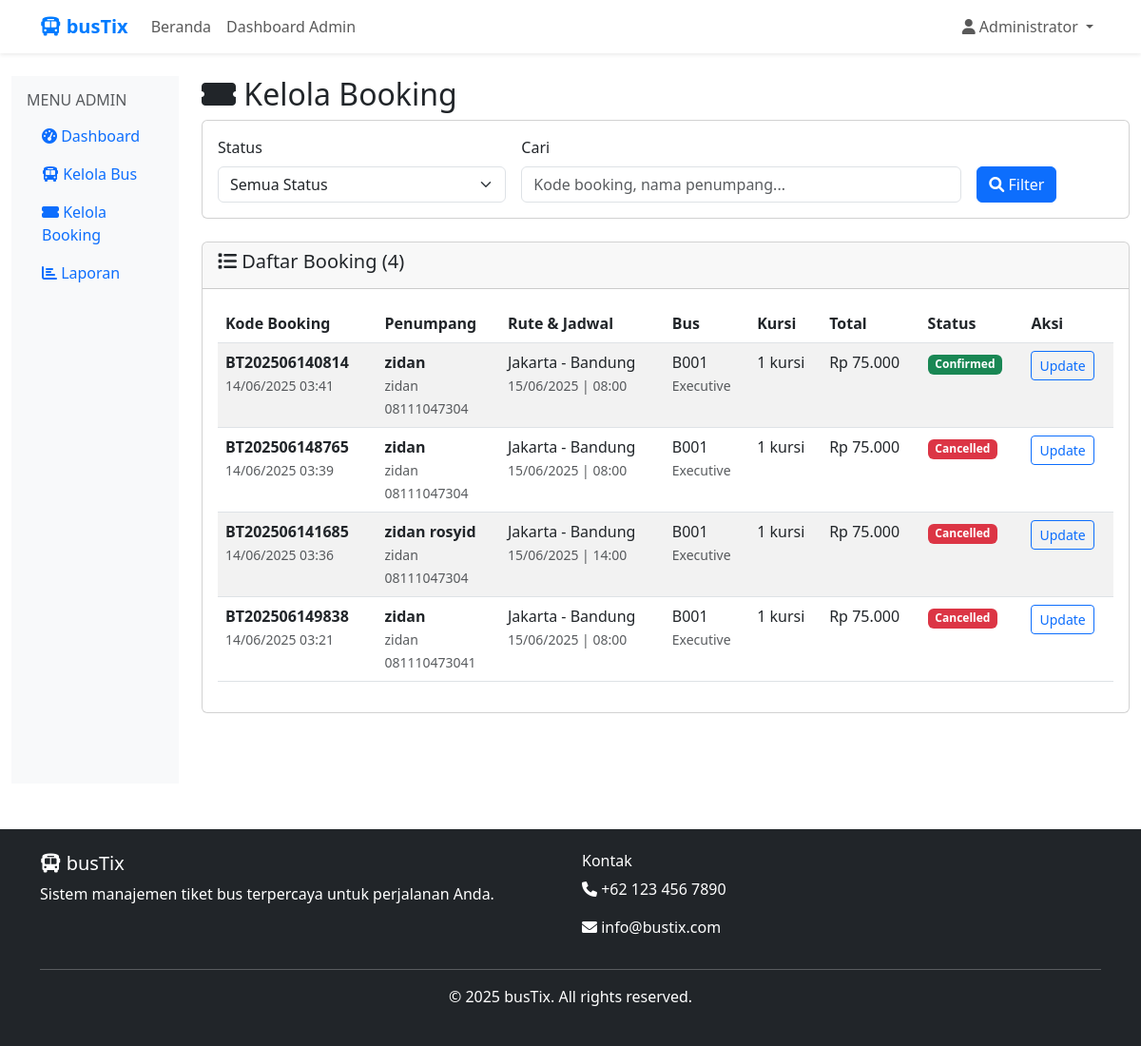
The app's page /admin/bookings.php (signed in) with its own data.
### tables this page shows
CREATE TABLE `bookings` (
  `id` int NOT NULL,
  `user_id` int NOT NULL,
  `schedule_id` int NOT NULL,
  `booking_code` varchar(20) NOT NULL,
  `passenger_name` varchar(100) NOT NULL,
  `passenger_phone` varchar(15) NOT NULL,
  `seat_numbers` text NOT NULL,
  `total_seats` int NOT NULL,
  `total_amount` decimal(10,2) NOT NULL,
  `booking_status` enum('pending','confirmed','cancelled','completed') DEFAULT 'pending',
  `payment_status` enum('pending','paid','refunded') DEFAULT 'pending',
  `payment_method` varchar(50) DEFAULT NULL,
  `booking_date` timestamp NULL DEFAULT CURRENT_TIMESTAMP,
  `updated_at` timestamp NULL DEFAULT CURRENT_TIMESTAMP ON UPDATE CURRENT_TIMESTAMP
);

CREATE TABLE `users` (
  `id` int NOT NULL,
  `username` varchar(50) NOT NULL,
  `email` varchar(100) NOT NULL,
  `password` varchar(255) NOT NULL,
  `full_name` varchar(100) NOT NULL,
  `phone` varchar(15) DEFAULT NULL,
  `role` enum('user','admin') DEFAULT 'user',
  `created_at` timestamp NULL DEFAULT CURRENT_TIMESTAMP,
  `updated_at` timestamp NULL DEFAULT CURRENT_TIMESTAMP ON UPDATE CURRENT_TIMESTAMP
);

CREATE TABLE `bus_routes` (
  `id` int NOT NULL,
  `route_name` varchar(100) NOT NULL,
  `origin` varchar(50) NOT NULL,
  `destination` varchar(50) NOT NULL,
  `distance_km` int NOT NULL,
  `duration_hours` decimal(3,1) NOT NULL,
  `created_at` timestamp NULL DEFAULT CURRENT_TIMESTAMP
);

CREATE TABLE `bus_schedules` (
  `id` int NOT NULL,
  `bus_id` int NOT NULL,
  `route_id` int NOT NULL,
  `departure_time` time NOT NULL,
  `arrival_time` time NOT NULL,
  `price` decimal(10,2) NOT NULL,
  `available_seats` int NOT NULL,
  `schedule_date` date NOT NULL,
  `status` enum('active','cancelled','completed') DEFAULT 'active',
  `created_at` timestamp NULL DEFAULT CURRENT_TIMESTAMP
);

CREATE TABLE `buses` (
  `id` int NOT NULL,
  `bus_number` varchar(20) NOT NULL,
  `bus_type` varchar(50) NOT NULL,
  `capacity` int NOT NULL,
  `facilities` text,
  `status` enum('active','maintenance','inactive') DEFAULT 'active',
  `created_at` timestamp NULL DEFAULT CURRENT_TIMESTAMP
);

### admin/bookings.php (the view, shortened to what this page needs)
<?php
include '../includes/header.php';
$database = new Database();
$db = $database->getConnection();
$search = isset($_GET['search']) ? $_GET['search'] : '';
$where_conditions = [];
$params = [];
$where_clause = !empty($where_conditions) ? "WHERE " . implode(" AND ", $where_conditions) : "";
$query = "SELECT b.*, u.full_name as user_name, u.email,
                 bs.departure_time, bs.arrival_time, bs.schedule_date,
                 br.route_name, br.origin, br.destination,
                 bus.bus_number, bus.bus_type
          FROM bookings b
          JOIN users u ON b.user_id = u.id
          JOIN bus_schedules bs ON b.schedule_id = bs.id
          JOIN bus_routes br ON bs.route_id = br.id
          JOIN buses bus ON bs.bus_id = bus.id
          $where_clause
          ORDER BY b.booking_date DESC";
$stmt = $db->prepare($query);
$stmt->execute($params);
$bookings = $stmt->fetchAll(PDO::FETCH_ASSOC);
?>
<div class="container-fluid mt-4">
    <div class="row">
        <div class="col-md-3 col-lg-2">
            <div class="sidebar p-3">
                <h6 class="text-muted">MENU ADMIN</h6>
                <ul class="nav flex-column">
                    <li class="nav-item">
                        <a class="nav-link" href="dashboard.php">
                            <i class="fas fa-tachometer-alt"></i> Dashboard
                        </a>
                    </li>
                    <li class="nav-item">
                        <a class="nav-link" href="manage-buses.php">
                            <i class="fas fa-bus"></i> Kelola Bus
                        </a>
                    </li>
                    <li class="nav-item">
                        <a class="nav-link active" href="bookings.php">
                            <i class="fas fa-ticket-alt"></i> Kelola Booking
                        </a>
                    </li>
                    <li class="nav-item">
                        <a class="nav-link" href="reports.php">
                            <i class="fas fa-chart-bar"></i> Laporan
                        </a>
                    </li>
                </ul>
            </div>
        </div>
        <div class="col-md-9 col-lg-10">
            <h2><i class="fas fa-ticket-alt"></i> Kelola Booking</h2>
            <div class="card mb-4">
                <div class="card-body">
                    <form method="GET" class="row g-3">
                        <div class="col-md-4">
                            <label class="form-label">Status</label>
                            <select class="form-select" name="status">
                                <option value="">Semua Status</option>
                            </select>
                        </div>
                        <div class="col-md-6">
                            <label class="form-label">Cari</label>
                            <input type="text" class="form-control" name="search"
                                   placeholder="Kode booking, nama penumpang..."
                                   value="<?php echo htmlspecialchars($search); ?>">
                        </div>
                        <div class="col-md-2">
                            <label class="form-label">&nbsp;</label>
                            <button type="submit" class="btn btn-primary d-block">
                                <i class="fas fa-search"></i> Filter
                            </button>
                        </div>
                    </form>
                </div>
            </div>
            <div class="card">
                <div class="card-header">
                    <h5><i class="fas fa-list"></i> Daftar Booking (<?php echo count($bookings); ?>)</h5>
                </div>
                <div class="card-body">
                    <?php if (count($bookings) > 0): ?>
                        <div class="table-responsive">
                            <table class="table table-striped">
                                <thead>
                                    <tr>
                                        <th>Kode Booking</th>
                                        <th>Penumpang</th>
                                        <th>Rute & Jadwal</th>
                                        <th>Bus</th>
                                        <th>Kursi</th>
                                        <th>Total</th>
                                        <th>Status</th>
                                        <th>Aksi</th>
                                    </tr>
                                </thead>
                                <tbody>
                                    <?php foreach ($bookings as $booking): ?>
                                    <tr>
                                        <td>
                                            <strong><?php echo htmlspecialchars($booking['booking_code']); ?></strong><br>
                                            <small class="text-muted"><?php echo date('d/m/Y H:i', strtotime($booking['booking_date'])); ?></small>
                                        </td>
                                        <td>
                                            <strong><?php echo htmlspecialchars($booking['passenger_name']); ?></strong><br>
                                            <small class="text-muted"><?php echo htmlspecialchars($booking['user_name']); ?></small><br>
                                            <small class="text-muted"><?php echo htmlspecialchars($booking['passenger_phone']); ?></small>
                                        </td>
                                        <td>
                                            <?php echo htmlspecialchars($booking['route_name']); ?><br>
                                            <small class="text-muted">
                                                <?php echo date('d/m/Y', strtotime($booking['schedule_date'])); ?> |
                                                <?php echo date('H:i', strtotime($booking['departure_time'])); ?>
                                            </small>
                                        </td>
                                        <td>
                                            <?php echo htmlspecialchars($booking['bus_number']); ?><br>
                                            <small class="text-muted"><?php echo htmlspecialchars($booking['bus_type']); ?></small>
                                        </td>
                                        <td><?php echo $booking['total_seats']; ?> kursi</td>
                                        <td>Rp <?php echo number_format($booking['total_amount'], 0, ',', '.'); ?></td>
                                        <td>
                                            <span class="badge bg-<?php
                                                echo $booking['booking_status'] === 'confirmed' ? 'success' :
                                                    ($booking['booking_status'] === 'pending' ? 'warning' :
                                                    ($booking['booking_status'] === 'cancelled' ? 'danger' : 'secondary'));
                                            ?>">
                                                <?php echo ucfirst($booking['booking_status']); ?>
                                            </span>
                                        </td>
                                        <td>
                                            <button class="btn btn-sm btn-outline-primary"
                                                    data-bs-toggle="modal"
                                                    data-bs-target="#updateStatusModal<?php echo $booking['id']; ?>">
                                                Update
                                            </button>
                                        </td>
                                    </tr>
                                    <?php endforeach; ?>
                                </tbody>
                            </table>
                        </div>
                    <?php endif; ?>
                </div>
            </div>
        </div>
    </div>
</div>
<?php include '../includes/footer.php'; ?>

### includes/header.php (style rules this page uses)
.sidebar { min-height: calc(100vh - 56px); background-color: #f8f9fa; }

### records on screen
bookings: booking_code "BT202506140814", booking_date "14/06/2025 03:41", passenger_name "zidan", user.full_name "zidan", passenger_phone "08111047304", bus_routes.route_name "Jakarta - Bandung", schedule.schedule_date "15/06/2025", schedule.departure_time "08:00", buses.bus_number "B001", buses.bus_type "Executive", total_seats "1", total_amount "75.000", booking_status "Confirmed"
bookings: booking_code "BT202506148765", booking_date "14/06/2025 03:39", passenger_name "zidan", user.full_name "zidan", passenger_phone "08111047304", bus_routes.route_name "Jakarta - Bandung", schedule.schedule_date "15/06/2025", schedule.departure_time "08:00", buses.bus_number "B001", buses.bus_type "Executive", total_seats "1", total_amount "75.000", booking_status "Cancelled"
bookings: booking_code "BT202506141685", booking_date "14/06/2025 03:36", passenger_name "zidan rosyid", user.full_name "zidan", passenger_phone "08111047304", bus_routes.route_name "Jakarta - Bandung", schedule.schedule_date "15/06/2025", schedule.departure_time "14:00", buses.bus_number "B001", buses.bus_type "Executive", total_seats "1", total_amount "75.000", booking_status "Cancelled"
bookings: booking_code "BT202506149838", booking_date "14/06/2025 03:21", passenger_name "zidan", user.full_name "zidan", passenger_phone "081110473041", bus_routes.route_name "Jakarta - Bandung", schedule.schedule_date "15/06/2025", schedule.departure_time "08:00", buses.bus_number "B001", buses.bus_type "Executive", total_seats "1", total_amount "75.000", booking_status "Cancelled"

### other values on screen
$_SESSION['full_name'] "Administrator"
count($bookings) "4"
